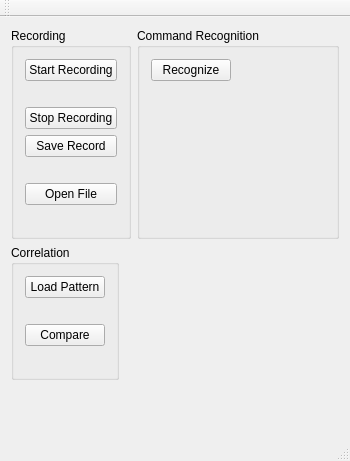
<?xml version="1.0" encoding="UTF-8"?>
<ui version="4.0">
 <class>TestWindow</class>
 <widget class="QMainWindow" name="TestWindow">
  <property name="geometry">
   <rect>
    <x>0</x>
    <y>0</y>
    <width>350</width>
    <height>461</height>
   </rect>
  </property>
  <property name="sizePolicy">
   <sizepolicy hsizetype="Fixed" vsizetype="Preferred">
    <horstretch>0</horstretch>
    <verstretch>0</verstretch>
   </sizepolicy>
  </property>
  <property name="windowTitle">
   <string>TestWindow</string>
  </property>
  <widget class="QWidget" name="centralWidget">
   <layout class="QFormLayout" name="formLayout">
    <item row="0" column="0">
     <widget class="QGroupBox" name="recordingBox">
      <property name="title">
       <string>Recording</string>
      </property>
      <layout class="QGridLayout" name="gridLayout_2">
       <item row="0" column="0">
        <layout class="QVBoxLayout" name="verticalLayout_4">
         <item>
          <widget class="QPushButton" name="startButton">
           <property name="text">
            <string>Start Recording</string>
           </property>
          </widget>
         </item>
         <item>
          <widget class="QLabel" name="recordLabel">
           <property name="text">
            <string/>
           </property>
          </widget>
         </item>
         <item>
          <widget class="QPushButton" name="stopButton">
           <property name="text">
            <string>Stop Recording</string>
           </property>
          </widget>
         </item>
         <item>
          <widget class="QPushButton" name="saveButton">
           <property name="text">
            <string>Save Record</string>
           </property>
          </widget>
         </item>
         <item>
          <widget class="QLabel" name="saveLabel">
           <property name="text">
            <string/>
           </property>
          </widget>
         </item>
         <item>
          <widget class="QPushButton" name="openFileButton">
           <property name="text">
            <string>Open File</string>
           </property>
          </widget>
         </item>
         <item>
          <widget class="QLabel" name="openFileLabel">
           <property name="text">
            <string/>
           </property>
          </widget>
         </item>
        </layout>
       </item>
      </layout>
     </widget>
    </item>
    <item row="0" column="1">
     <widget class="QGroupBox" name="commandBox">
      <property name="title">
       <string>Command Recognition</string>
      </property>
      <layout class="QGridLayout" name="gridLayout">
       <item row="0" column="0">
        <layout class="QVBoxLayout" name="verticalLayout_2">
         <item>
          <layout class="QHBoxLayout" name="horizontalLayout">
           <item>
            <widget class="QPushButton" name="recognizeButton">
             <property name="text">
              <string>Recognize</string>
             </property>
            </widget>
           </item>
           <item>
            <spacer name="horizontalSpacer">
             <property name="orientation">
              <enum>Qt::Horizontal</enum>
             </property>
             <property name="sizeHint" stdset="0">
              <size>
               <width>40</width>
               <height>20</height>
              </size>
             </property>
            </spacer>
           </item>
          </layout>
         </item>
         <item>
          <widget class="QLabel" name="commandLabel">
           <property name="text">
            <string/>
           </property>
          </widget>
         </item>
        </layout>
       </item>
      </layout>
     </widget>
    </item>
    <item row="1" column="0">
     <widget class="QGroupBox" name="correlationBox">
      <property name="sizePolicy">
       <sizepolicy hsizetype="Fixed" vsizetype="Preferred">
        <horstretch>0</horstretch>
        <verstretch>0</verstretch>
       </sizepolicy>
      </property>
      <property name="title">
       <string>Correlation</string>
      </property>
      <layout class="QGridLayout" name="gridLayout_3">
       <item row="0" column="0">
        <layout class="QVBoxLayout" name="verticalLayout">
         <item>
          <widget class="QPushButton" name="loadButton">
           <property name="text">
            <string>Load Pattern</string>
           </property>
          </widget>
         </item>
         <item>
          <widget class="QLabel" name="loadLabel">
           <property name="text">
            <string/>
           </property>
          </widget>
         </item>
         <item>
          <widget class="QPushButton" name="compareButton">
           <property name="text">
            <string>Compare</string>
           </property>
          </widget>
         </item>
         <item>
          <widget class="QLabel" name="compareLabel">
           <property name="text">
            <string/>
           </property>
          </widget>
         </item>
        </layout>
       </item>
      </layout>
     </widget>
    </item>
   </layout>
  </widget>
  <widget class="QMenuBar" name="menuBar">
   <property name="geometry">
    <rect>
     <x>0</x>
     <y>0</y>
     <width>350</width>
     <height>25</height>
    </rect>
   </property>
  </widget>
  <widget class="QToolBar" name="mainToolBar">
   <attribute name="toolBarArea">
    <enum>TopToolBarArea</enum>
   </attribute>
   <attribute name="toolBarBreak">
    <bool>false</bool>
   </attribute>
  </widget>
  <widget class="QStatusBar" name="statusBar"/>
 </widget>
 <layoutdefault spacing="6" margin="11"/>
 <resources/>
 <connections/>
</ui>
